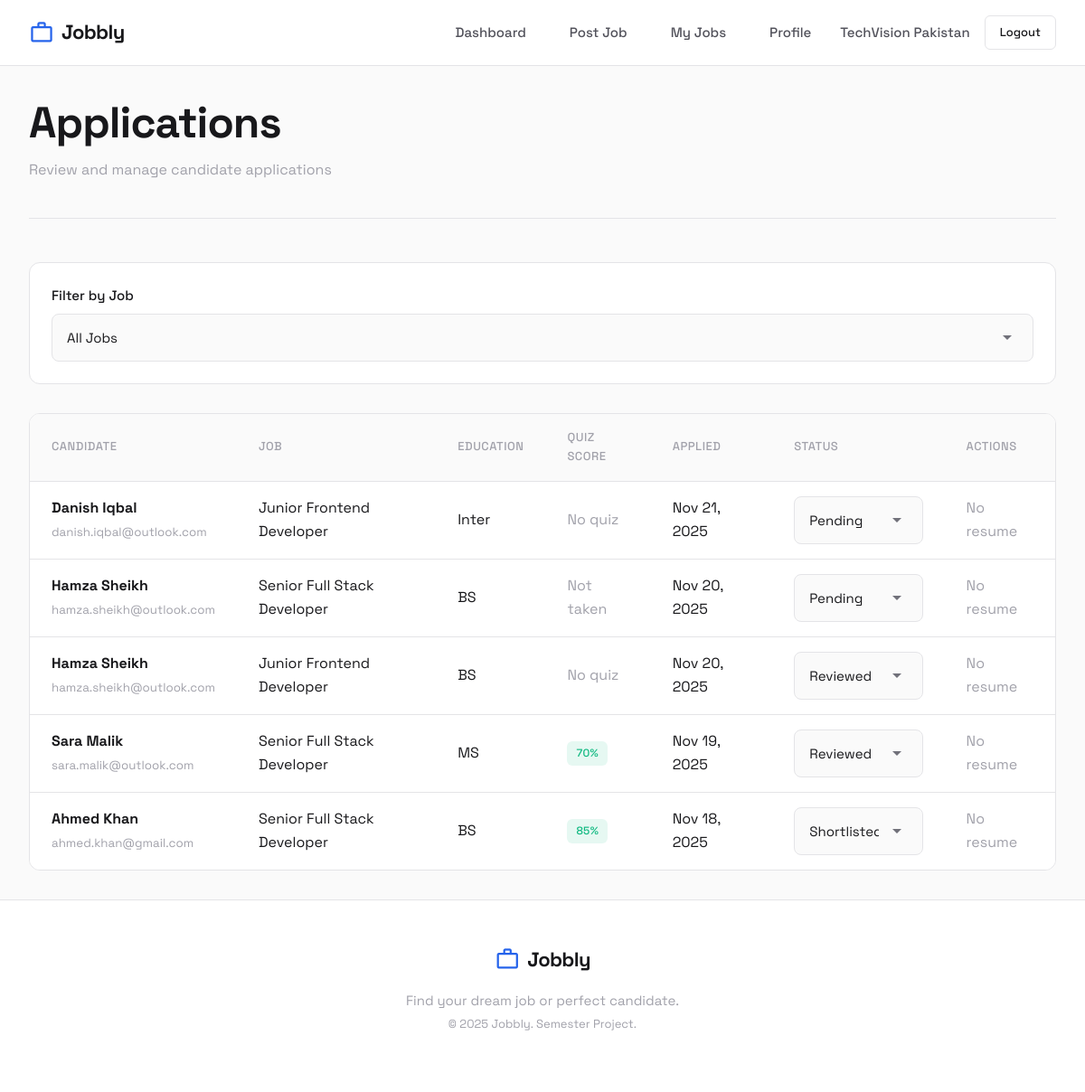
The app's page /v1-php/company/view-applications.php (signed in) with its own data.
### tables this page shows
CREATE TABLE applications (
    application_id INT AUTO_INCREMENT PRIMARY KEY,
    job_id INT NOT NULL,
    seeker_id INT NOT NULL,
    applied_date TIMESTAMP DEFAULT CURRENT_TIMESTAMP,
    status ENUM('pending', 'reviewed', 'shortlisted', 'rejected') DEFAULT 'pending',
    FOREIGN KEY (job_id) REFERENCES jobs(job_id) ON DELETE CASCADE,
    FOREIGN KEY (seeker_id) REFERENCES seekers(seeker_id) ON DELETE CASCADE,
    UNIQUE KEY unique_application (job_id, seeker_id)
);

CREATE TABLE seekers (
    seeker_id INT AUTO_INCREMENT PRIMARY KEY,
    user_id INT NOT NULL UNIQUE,
    full_name VARCHAR(255) NOT NULL,
    pfp VARCHAR(255),
    resume_url VARCHAR(255),
    experience TEXT,
    education ENUM('Matric', 'Inter', 'BS', 'MS', 'PhD') DEFAULT 'Matric',
    FOREIGN KEY (user_id) REFERENCES users(user_id) ON DELETE CASCADE
);

CREATE TABLE users (
    user_id INT AUTO_INCREMENT PRIMARY KEY,
    email VARCHAR(255) UNIQUE NOT NULL,
    password VARCHAR(255) NOT NULL,
    user_type ENUM('company', 'seeker') NOT NULL,
    created_at TIMESTAMP DEFAULT CURRENT_TIMESTAMP
);

CREATE TABLE jobs (
    job_id INT AUTO_INCREMENT PRIMARY KEY,
    company_id INT NOT NULL,
    title VARCHAR(255) NOT NULL,
    description TEXT,
    location VARCHAR(255),
    salary_min INT,
    salary_max INT,
    job_type ENUM('full-time', 'part-time', 'internship', 'contract', 'remote') DEFAULT 'full-time',
    required_skills TEXT,
    required_education ENUM('Matric', 'Inter', 'BS', 'MS', 'PhD') DEFAULT 'Matric',
    posted_date TIMESTAMP DEFAULT CURRENT_TIMESTAMP,
    status ENUM('active', 'closed') DEFAULT 'active',
    FOREIGN KEY (company_id) REFERENCES companies(company_id) ON DELETE CASCADE
);

CREATE TABLE quiz_attempts (
    attempt_id INT AUTO_INCREMENT PRIMARY KEY,
    quiz_id INT NOT NULL,
    seeker_id INT NOT NULL,
    score INT DEFAULT 0,
    attempt_date TIMESTAMP DEFAULT CURRENT_TIMESTAMP,
    is_passed BOOLEAN DEFAULT FALSE,
    time_taken INT,
    FOREIGN KEY (quiz_id) REFERENCES quizzes(quiz_id) ON DELETE CASCADE,
    FOREIGN KEY (seeker_id) REFERENCES seekers(seeker_id) ON DELETE CASCADE
);

### v1-php/includes/functions.php (called while the page is built, shortened)
<?php
function e($string) {
    return htmlspecialchars($string, ENT_QUOTES, 'UTF-8');
}
function formatDate($date) {
    return date('M d, Y', strtotime($date));
}

### v1-php/company/view-applications.php (the view, shortened to what this page needs)
<?php
$db = getDB();
$companyId = $_SESSION['company_id'];
$sql = "
    SELECT a.*, j.title as job_title, s.full_name, s.education, s.resume_url, u.email,
           qa.score as quiz_score, qa.is_passed, q.passing_score
    FROM applications a
    JOIN jobs j ON a.job_id = j.job_id
    JOIN seekers s ON a.seeker_id = s.seeker_id
    JOIN users u ON s.user_id = u.user_id
    LEFT JOIN quizzes q ON j.job_id = q.job_id
    LEFT JOIN quiz_attempts qa ON q.quiz_id = qa.quiz_id AND a.seeker_id = qa.seeker_id
    WHERE j.company_id = ?
";
$params = [$companyId];
$sql .= " ORDER BY a.applied_date DESC";
$stmt = $db->prepare($sql);
$stmt->execute($params);
$applications = $stmt->fetchAll();
require_once __DIR__ . '/../includes/header.php';
?>
<div class="page-header">
    <h1 class="page-title">Applications</h1>
    <p class="page-subtitle">Review and manage candidate applications</p>
</div>
<div class="filters">
    <form method="GET" action="" class="filters-form" novalidate>
        <div class="form-group">
            <label class="form-label">Filter by Job</label>
            <select name="job" class="form-select" onchange="this.form.submit()">
                <option value="">All Jobs</option>
            </select>
        </div>
    </form>
</div>
<?php if (empty($applications)): ?>
<div class="empty-state">
    <span class="material-symbols-outlined">inbox</span>
    <h3>No Applications Yet</h3>
    <p>Applications will appear here once candidates apply to your jobs.</p>
</div>
<?php else: ?>
<div class="table-container">
    <table class="table">
        <thead>
            <tr>
                <th>Candidate</th>
                <th>Job</th>
                <th>Education</th>
                <th>Quiz Score</th>
                <th>Applied</th>
                <th>Status</th>
                <th>Actions</th>
            </tr>
        </thead>
        <tbody>
            <?php foreach ($applications as $app): ?>
            <tr>
                <td>
                    <strong><?= e($app['full_name']) ?></strong>
                    <br><small class="text-muted"><?= e($app['email']) ?></small>
                </td>
                <td><?= e($app['job_title']) ?></td>
                <td><?= e($app['education']) ?></td>
                <td>
                    <?php if ($app['quiz_score'] !== null): ?>
                        <span class="badge <?= $app['is_passed'] ? 'badge-success' : 'badge-danger' ?>">
                            <?= $app['quiz_score'] ?>%
                        </span>
                    <?php elseif ($app['passing_score'] !== null): ?>
                        <span class="text-muted">Not taken</span>
                    <?php else: ?>
                        <span class="text-muted">No quiz</span>
                    <?php endif; ?>
                </td>
                <td><?= formatDate($app['applied_date']) ?></td>
                <td>
                    <form method="POST" style="display: inline;" novalidate>
                        <select name="status" class="form-select" style="min-width: 130px;" onchange="this.form.submit()">
                            <?php
                            $statuses = ['pending', 'reviewed', 'shortlisted', 'rejected'];
                            foreach ($statuses as $s): ?>
                            <option value="<?= $s ?>" <?= $app['status'] === $s ? 'selected' : '' ?>>
                                <?= ucfirst($s) ?>
                            </option>
                            <?php endforeach; ?>
                        </select>
                    </form>
                </td>
                <td>
                    <?php if ($app['resume_url']): ?>
                    <a href="<?= SITE_URL ?>/uploads/resumes/<?= e($app['resume_url']) ?>"
                       target="_blank" class="btn btn-sm">
                        <span class="material-symbols-outlined">description</span>
                        Resume
                    </a>
                    <?php else: ?>
                    <span class="text-muted">No resume</span>
                    <?php endif; ?>
                </td>
            </tr>
            <?php endforeach; ?>
        </tbody>
    </table>
</div>
<?php endif; ?>
<?php require_once __DIR__ . '/../includes/footer.php'; ?>

### v1-php/assets/css/variables.css (style rules this page uses)
:root { --primary: #2563eb; --primary-hover: #1d4ed8; --primary-light: #eff6ff; --primary-subtle: rgba(37, 99, 235, 0.06); --accent-yellow: #f59e0b; --accent-green: #10b981; --accent-red: #ef4444; --accent-purple: #8b5cf6; --success: #22c55e; --bg: #fafafa; --bg-alt: #ffffff; --bg-elevated: #ffffff; --text: #18181b; --text-secondary: #52525b; --text-muted: #a1a1aa; --border: #e4e4e7; --border-hover: #d4d4d8; --shadow-xs: 0 1px 2px rgba(0, 0, 0, 0.04); --shadow-sm: 0 2px 4px rgba(0, 0, 0, 0.04), 0 1px 2px rgba(0, 0, 0, 0.02); --shadow-md: 0 4px 12px rgba(0, 0, 0, 0.06), 0 2px 4px rgba(0, 0, 0, 0.04); --shadow-lg: 0 8px 24px rgba(0, 0, 0, 0.08), 0 4px 8px rgba(0, 0, 0, 0.04); --shadow-xl: 0 16px 48px rgba(0, 0, 0, 0.1); --ring: 0 0 0 3px rgba(37, 99, 235, 0.15); --space-xs: 0.25rem; --space-sm: 0.5rem; --space-md: 1rem; --space-lg: 1.5rem; --space-xl: 2rem; --space-2xl: 3rem; --space-3xl: 4rem; --border-width: 1px; --radius-sm: 6px; --radius-md: 8px; --radius-lg: 12px; --radius-xl: 16px; --radius-full: 9999px; --transition-fast: 0.15s ease; --transition: 0.2s ease; --transition-slow: 0.3s ease; }

### v1-php/assets/css/style.css (style rules this page uses)
* { margin: 0; padding: 0; box-sizing: border-box; }
html { scroll-behavior: smooth; }
body { font-family: 'Space Grotesk', -apple-system, BlinkMacSystemFont, sans-serif; background: var(--bg); color: var(--text); line-height: 1.6; min-height: 100vh; display: flex; flex-direction: column; -webkit-font-smoothing: antialiased; -moz-osx-font-smoothing: grayscale; }
h1, h2, h3, h4, h5, h6 { font-weight: 600; line-height: 1.3; letter-spacing: -0.02em; color: var(--text); }
h1 { font-size: clamp(2rem, 5vw, 3rem); font-weight: 700; }
p { margin-bottom: var(--space-md); color: var(--text-secondary); }
.page-header { margin-bottom: var(--space-2xl); padding-bottom: var(--space-lg); border-bottom: var(--border-width) solid var(--border); }
.page-title { margin-bottom: var(--space-sm); }
.page-subtitle { color: var(--text-muted); }
.text-muted { color: var(--text-muted); }

### v1-php/assets/css/components.css (style rules this page uses)
.badge { display: inline-flex; align-items: center; padding: 0.25rem 0.625rem; font-size: 0.75rem; font-weight: 500; text-transform: uppercase; letter-spacing: 0.03em; border-radius: var(--radius-sm); transition: all 0.2s ease; }
.badge-success { background: rgba(16, 185, 129, 0.1); color: var(--accent-green); }
.form-group { margin-bottom: var(--space-lg); }
.form-label { display: block; font-weight: 500; font-size: 0.9375rem; margin-bottom: var(--space-sm); color: var(--text); }
.form-input, .form-select, .form-textarea { width: 100%; padding: var(--space-md); font-family: inherit; font-size: 0.9375rem; background: var(--bg); color: var(--text); border: var(--border-width) solid var(--border); border-radius: var(--radius-md); transition: var(--transition); }
.form-select { cursor: pointer; appearance: none; background-repeat: no-repeat; background-position: right var(--space-md) center; padding-right: var(--space-2xl); }
.table-container { overflow-x: auto; border: var(--border-width) solid var(--border); border-radius: var(--radius-lg); }
.table { width: 100%; border-collapse: collapse; background: var(--bg-alt); }
.table th, .table td { padding: var(--space-md) var(--space-lg); text-align: left; border-bottom: var(--border-width) solid var(--border); }
.table th { background: var(--bg); font-weight: 500; font-size: 0.8125rem; text-transform: uppercase; letter-spacing: 0.04em; color: var(--text-muted); }
.table tr:last-child td { border-bottom: none; }
.table tbody tr { transition: all 0.2s ease; }
.filters { background: var(--bg-alt); border: var(--border-width) solid var(--border); border-radius: var(--radius-lg); padding: var(--space-lg); margin-bottom: var(--space-xl); }
.filters-form { display: flex; flex-wrap: wrap; gap: var(--space-md); align-items: flex-end; }
.filters-form .form-group { flex: 1; min-width: 200px; margin-bottom: 0; }

### records on screen
applications: seeker.full_name "Danish Iqbal", users.email "danish.iqbal@outlook.com", job.title "Junior Frontend Developer", seeker.education "Inter", shows "No quiz", applied_date "Nov 21, 2025", status "Pending"
applications: seeker.full_name "Hamza Sheikh", users.email "hamza.sheikh@outlook.com", job.title "Senior Full Stack Developer", seeker.education "BS", shows "Not taken", applied_date "Nov 20, 2025", status "Pending"
applications: seeker.full_name "Hamza Sheikh", users.email "hamza.sheikh@outlook.com", job.title "Junior Frontend Developer", seeker.education "BS", shows "No quiz", applied_date "Nov 20, 2025", status "Reviewed"
applications: seeker.full_name "Sara Malik", users.email "sara.malik@outlook.com", job.title "Senior Full Stack Developer", seeker.education "MS", quiz_attempts.score "70", applied_date "Nov 19, 2025", status "Reviewed"
applications: seeker.full_name "Ahmed Khan", users.email "ahmed.khan@gmail.com", job.title "Senior Full Stack Developer", seeker.education "BS", quiz_attempts.score "85", applied_date "Nov 18, 2025", status "Shortlisted"

### other values on screen
SITE_NAME "Jobbly"
$_SESSION['company_name'] "TechVision Pakistan"
